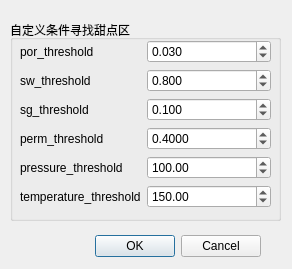
<?xml version="1.0" encoding="UTF-8"?>
<ui version="4.0">
 <class>Dialog</class>
 <widget class="QDialog" name="Dialog">
  <property name="geometry">
   <rect>
    <x>0</x>
    <y>0</y>
    <width>292</width>
    <height>269</height>
   </rect>
  </property>
  <property name="windowTitle">
   <string>Dialog</string>
  </property>
  <widget class="QDialogButtonBox" name="buttonBox">
   <property name="geometry">
    <rect>
     <x>90</x>
     <y>230</y>
     <width>171</width>
     <height>32</height>
    </rect>
   </property>
   <property name="orientation">
    <enum>Qt::Horizontal</enum>
   </property>
   <property name="standardButtons">
    <set>QDialogButtonBox::Cancel|QDialogButtonBox::Ok</set>
   </property>
  </widget>
  <widget class="QGroupBox" name="groupBox_param_set">
   <property name="geometry">
    <rect>
     <x>10</x>
     <y>20</y>
     <width>271</width>
     <height>201</height>
    </rect>
   </property>
   <property name="title">
    <string>自定义条件寻找甜点区</string>
   </property>
   <widget class="QWidget" name="formLayoutWidget_8">
    <property name="geometry">
     <rect>
      <x>10</x>
      <y>20</y>
      <width>251</width>
      <height>171</height>
     </rect>
    </property>
    <layout class="QFormLayout" name="formLayout_8">
     <item row="0" column="0">
      <widget class="QLabel" name="label_46">
       <property name="text">
        <string>por_threshold</string>
       </property>
      </widget>
     </item>
     <item row="1" column="0">
      <widget class="QLabel" name="label_47">
       <property name="text">
        <string>sw_threshold</string>
       </property>
      </widget>
     </item>
     <item row="2" column="0">
      <widget class="QLabel" name="label_48">
       <property name="text">
        <string>sg_threshold</string>
       </property>
      </widget>
     </item>
     <item row="3" column="0">
      <widget class="QLabel" name="label_38">
       <property name="text">
        <string>perm_threshold</string>
       </property>
      </widget>
     </item>
     <item row="4" column="0">
      <widget class="QLabel" name="label_39">
       <property name="text">
        <string>pressure_threshold</string>
       </property>
      </widget>
     </item>
     <item row="5" column="0">
      <widget class="QLabel" name="label_40">
       <property name="text">
        <string>temperature_threshold</string>
       </property>
      </widget>
     </item>
     <item row="2" column="1">
      <widget class="QDoubleSpinBox" name="sg_threshold">
       <property name="decimals">
        <number>3</number>
       </property>
       <property name="value">
        <double>0.100000000000000</double>
       </property>
      </widget>
     </item>
     <item row="0" column="1">
      <widget class="QDoubleSpinBox" name="por_threshold">
       <property name="decimals">
        <number>3</number>
       </property>
       <property name="value">
        <double>0.030000000000000</double>
       </property>
      </widget>
     </item>
     <item row="1" column="1">
      <widget class="QDoubleSpinBox" name="sw_threshold">
       <property name="decimals">
        <number>3</number>
       </property>
       <property name="value">
        <double>0.800000000000000</double>
       </property>
      </widget>
     </item>
     <item row="3" column="1">
      <widget class="QDoubleSpinBox" name="perm_threshold">
       <property name="decimals">
        <number>4</number>
       </property>
       <property name="value">
        <double>0.400000000000000</double>
       </property>
      </widget>
     </item>
     <item row="4" column="1">
      <widget class="QDoubleSpinBox" name="pressure_threshold">
       <property name="decimals">
        <number>2</number>
       </property>
       <property name="maximum">
        <double>100000.000000000000000</double>
       </property>
       <property name="value">
        <double>100.000000000000000</double>
       </property>
      </widget>
     </item>
     <item row="5" column="1">
      <widget class="QDoubleSpinBox" name="temperature_threshold">
       <property name="decimals">
        <number>2</number>
       </property>
       <property name="minimum">
        <double>-1000.000000000000000</double>
       </property>
       <property name="maximum">
        <double>10000.000000000000000</double>
       </property>
       <property name="value">
        <double>150.000000000000000</double>
       </property>
      </widget>
     </item>
    </layout>
   </widget>
  </widget>
 </widget>
 <resources/>
 <connections>
  <connection>
   <sender>buttonBox</sender>
   <signal>accepted()</signal>
   <receiver>Dialog</receiver>
   <slot>accept()</slot>
   <hints>
    <hint type="sourcelabel">
     <x>248</x>
     <y>254</y>
    </hint>
    <hint type="destinationlabel">
     <x>157</x>
     <y>274</y>
    </hint>
   </hints>
  </connection>
  <connection>
   <sender>buttonBox</sender>
   <signal>rejected()</signal>
   <receiver>Dialog</receiver>
   <slot>reject()</slot>
   <hints>
    <hint type="sourcelabel">
     <x>316</x>
     <y>260</y>
    </hint>
    <hint type="destinationlabel">
     <x>286</x>
     <y>274</y>
    </hint>
   </hints>
  </connection>
 </connections>
</ui>
